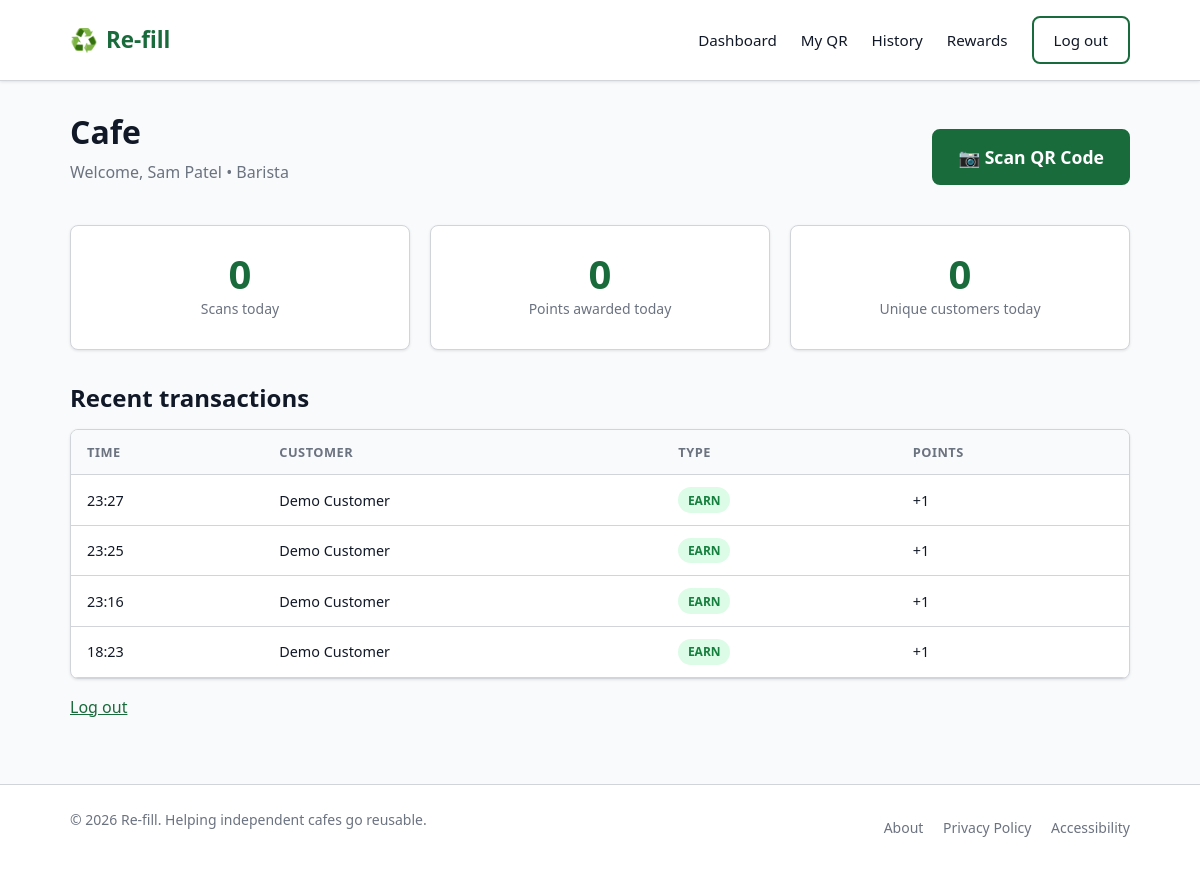
Page /Application/staff/dashboard.php (signed in) on the committed database.
### tables this page shows
CREATE TABLE `transactions` (
  `transaction_id`   int(10) UNSIGNED          NOT NULL,
  `user_id`          int(10) UNSIGNED          NOT NULL,
  `cafe_id`          int(10) UNSIGNED          NOT NULL,
  `staff_id`         int(10) UNSIGNED          NOT NULL,
  `token_id`         int(10) UNSIGNED                   DEFAULT NULL,   
  `reward_id`        int(10) UNSIGNED                   DEFAULT NULL,   
  `transaction_type` enum('earn','redeem')     NOT NULL,
  `points_delta`     int(11)                   NOT NULL,                
  `created_at`       datetime                  NOT NULL DEFAULT current_timestamp()
);

CREATE TABLE `users` (
  `user_id`        int(10) UNSIGNED NOT NULL,
  `email`          varchar(255)     NOT NULL,
  `password_hash`  varchar(255)     NOT NULL,   
  `full_name`      varchar(100)     NOT NULL,
  `phone`          varchar(20)               DEFAULT NULL,
  `points_balance` int(10) UNSIGNED NOT NULL  DEFAULT 0,
  `is_active`      tinyint(1)       NOT NULL  DEFAULT 1,
  `created_at`     datetime         NOT NULL  DEFAULT current_timestamp(),
  `updated_at`     datetime         NOT NULL  DEFAULT current_timestamp() ON UPDATE current_timestamp()
);

### Application/staff/dashboard.php (the view, shortened to what this page needs)
<?php
$pdo     = get_db();
$cafe_id = (int)$_SESSION['cafe_id'];
$today_stmt = $pdo->prepare(
    'SELECT
        COUNT(*) AS total_scans,
        SUM(CASE WHEN transaction_type = "earn" THEN 1 ELSE 0 END) AS points_awarded,
        COUNT(DISTINCT user_id) AS unique_customers
     FROM transactions
     WHERE cafe_id = ? AND DATE(created_at) = CURDATE()'
);
$today_stmt->execute([$cafe_id]);
$stats = $today_stmt->fetch();
$recent = $pdo->prepare(
    'SELECT t.*, u.full_name AS customer_name
     FROM transactions t
     JOIN users u ON t.user_id = u.user_id
     WHERE t.cafe_id = ?
     ORDER BY t.created_at DESC
     LIMIT 10'
);
$recent->execute([$cafe_id]);
$recent = $recent->fetchAll();
require_once __DIR__ . '/../includes/header.php';
?>
<div style="display:flex; align-items:center; justify-content:space-between; flex-wrap:wrap; gap:1rem;">
    <div>
        <h1><?= htmlspecialchars($_SESSION['cafe_name'] ?? 'Cafe') ?></h1>
        <p style="color:var(--colour-text-muted);">Welcome, <?= htmlspecialchars($_SESSION['staff_name']) ?> &bull; <?= ucfirst($_SESSION['staff_role']) ?></p>
    </div>
    <a href="<?= BASE_URL ?>/staff/scan.php" class="btn-primary" style="font-size:1.1rem; padding:.75rem 1.5rem;">📷 Scan QR Code</a>
</div>
<div class="card-grid" style="margin-top:1.5rem;">
    <div class="card stat-card">
        <div class="stat-value"><?= (int)($stats['total_scans'] ?? 0) ?></div>
        <div class="stat-label">Scans today</div>
    </div>
    <div class="card stat-card">
        <div class="stat-value"><?= (int)($stats['points_awarded'] ?? 0) ?></div>
        <div class="stat-label">Points awarded today</div>
    </div>
    <div class="card stat-card">
        <div class="stat-value"><?= (int)($stats['unique_customers'] ?? 0) ?></div>
        <div class="stat-label">Unique customers today</div>
    </div>
</div>
<h2 style="margin-top:2rem;">Recent transactions</h2>
<?php if (empty($recent)): ?>
    <div class="alert alert-info">No transactions yet today.</div>
<?php else: ?>
    <div class="table-wrapper card" style="padding:0; margin-top:1rem;">
        <table>
            <thead>
                <tr>
                    <th scope="col">Time</th>
                    <th scope="col">Customer</th>
                    <th scope="col">Type</th>
                    <th scope="col">Points</th>
                </tr>
            </thead>
            <tbody>
                <?php foreach ($recent as $tx): ?>
                <tr>
                    <td><?= date('H:i', strtotime($tx['created_at'])) ?></td>
                    <td><?= htmlspecialchars($tx['customer_name']) ?></td>
                    <td>
                        <?php if ($tx['transaction_type'] === 'earn'): ?>
                            <span class="badge badge-green">Earn</span>
                        <?php else: ?>
                            <span class="badge badge-amber">Redeem</span>
                        <?php endif; ?>
                    </td>
                    <td><?= $tx['points_delta'] > 0 ? '+' . $tx['points_delta'] : $tx['points_delta'] ?></td>
                </tr>
                <?php endforeach; ?>
            </tbody>
        </table>
    </div>
<?php endif; ?>
<p style="margin-top:1rem;">
    <a href="<?= BASE_URL ?>/staff/logout.php">Log out</a>
</p>
<?php require_once __DIR__ . '/../includes/footer.php'; ?>

### Application/assets/css/style.css (style rules this page uses)
:root { --colour-primary: #1a6b3c; --colour-primary-dk: #134f2d; --colour-accent: #f0a500; --colour-bg: #f9fafb; --colour-surface: #ffffff; --colour-text: #111827; --colour-text-muted: #6b7280; --colour-border: #d1d5db; --colour-error: #dc2626; --colour-success: #16a34a; --radius: 0.5rem; --shadow-sm: 0 1px 3px rgba(0,0,0,.10); --shadow-md: 0 4px 12px rgba(0,0,0,.12); --font-sans: 'Segoe UI', system-ui, -apple-system, sans-serif; --font-mono: 'Consolas', 'Courier New', monospace; }
*, *::before, *::after { box-sizing: border-box; margin: 0; padding: 0; }
html { scroll-behavior: smooth; font-size: 100%; }
body { font-family: var(--font-sans); background: var(--colour-bg); color: var(--colour-text); line-height: 1.6; min-height: 100vh; display: flex; flex-direction: column; }
h1 { font-size: 2rem; font-weight: 700; line-height: 1.2; margin-bottom: 0.5rem; }
h2 { font-size: 1.5rem; font-weight: 600; line-height: 1.3; margin-bottom: 0.5rem; }
p { margin-bottom: 1rem; }
a { color: var(--colour-primary); text-decoration: underline; }
.btn-primary, .btn-secondary, .btn-danger, button[type="submit"] { display: inline-flex; align-items: center; justify-content: center; gap: 0.4rem; padding: 0.625rem 1.25rem; border-radius: var(--radius); font-size: 0.95rem; font-weight: 600; cursor: pointer; border: 2px solid transparent; text-decoration: none; min-height: 44px; min-width: 44px; transition: background .2s, border-color .2s, color .2s; }
.btn-primary, button[type="submit"] { background: var(--colour-primary); color: #fff; border-color: var(--colour-primary); }
.card { background: var(--colour-surface); border: 1px solid var(--colour-border); border-radius: var(--radius); padding: 1.5rem; box-shadow: var(--shadow-sm); }
.card-grid { display: grid; grid-template-columns: repeat(auto-fit, minmax(220px, 1fr)); gap: 1.25rem; margin-bottom: 2rem; }
.stat-card { text-align: center; padding: 1.75rem 1.25rem; }
.stat-card .stat-value { font-size: 2.5rem; font-weight: 800; color: var(--colour-primary); line-height: 1; }
.stat-card .stat-label { font-size: 0.875rem; color: var(--colour-text-muted); margin-top: 0.25rem; }
.table-wrapper { overflow-x: auto; }
table { width: 100%; border-collapse: collapse; font-size: 0.9rem; }
th, td { text-align: left; padding: 0.75rem 1rem; border-bottom: 1px solid var(--colour-border); }
th { background: var(--colour-bg); font-weight: 600; font-size: 0.8rem; text-transform: uppercase; letter-spacing: .04em; color: var(--colour-text-muted); }
.badge { display: inline-block; padding: 0.2rem 0.6rem; border-radius: 9999px; font-size: 0.75rem; font-weight: 700; text-transform: uppercase; }
.badge-green { background: #dcfce7; color: #15803d; }

### rows in the picture
transactions: created_at "23:27", user.full_name "Demo Customer", transaction_type "EARN", points_delta "1"
transactions: created_at "23:25", user.full_name "Demo Customer", transaction_type "EARN", points_delta "1"
transactions: created_at "23:16", user.full_name "Demo Customer", transaction_type "EARN", points_delta "1"
transactions: created_at "18:23", user.full_name "Demo Customer", transaction_type "EARN", points_delta "1"

### other values in the picture
$_SESSION['cafe_name'] "Cafe"
$_SESSION['staff_name'] "Sam Patel"
$_SESSION['staff_role'] "Barista"
$stats['total_scans'] "0"
$stats['points_awarded'] "0"
$stats['unique_customers'] "0"
